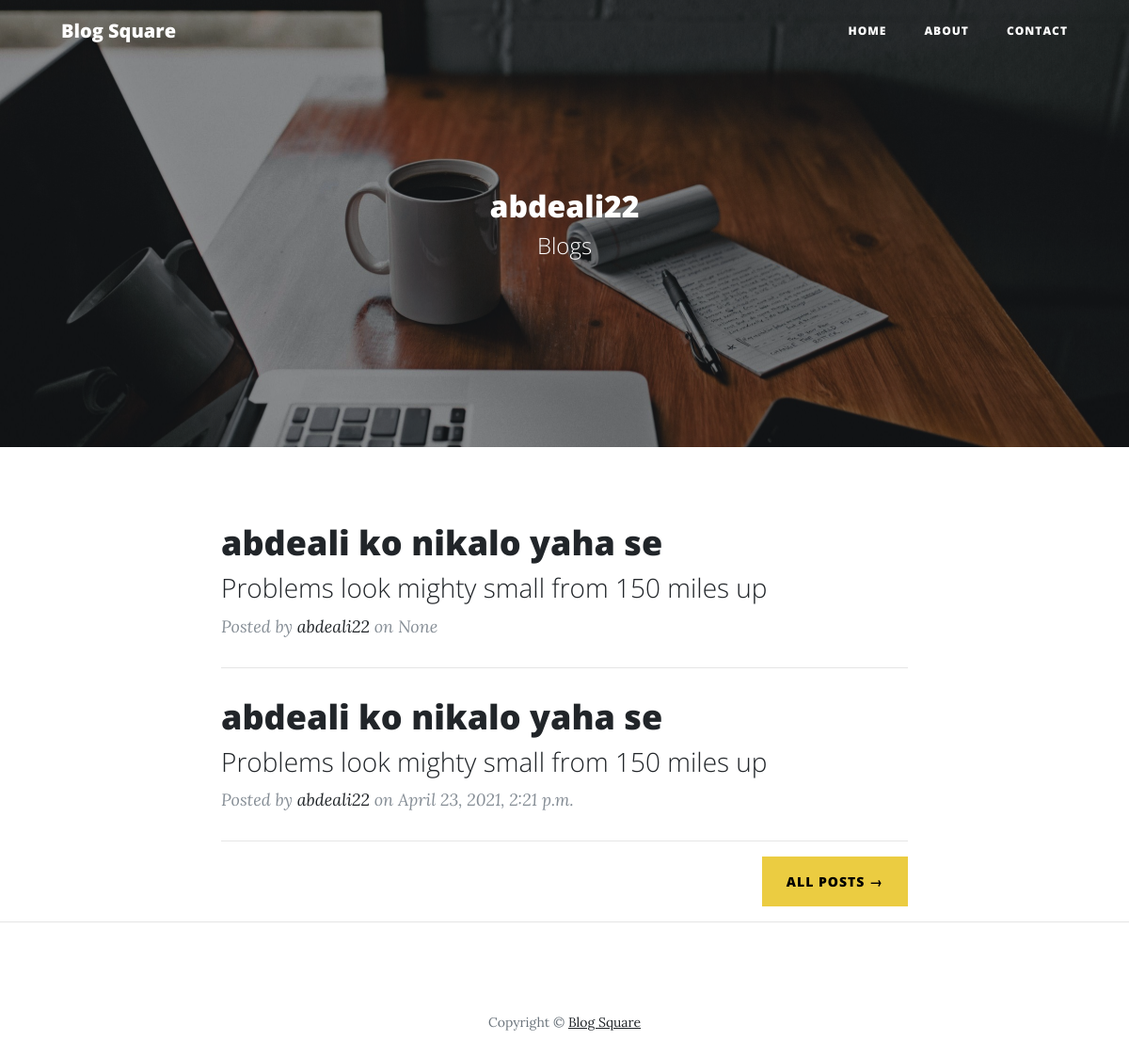
The page /blogapp/userBlogs/0 (signed in) on the database its author committed.
### blogapp/models.py (models this page shows, shortened)
class blog_article(models.Model):
    def upload_thumbnail(self,filename):
        return '/blog_thumbnails/filename'
    blog_id = models.IntegerField(auto_created=True)
    blog_title = models.CharField(max_length=100)
    blog_thumbnail = models.ImageField(upload_to=upload_thumbnail,default="img/blog-2.jpg")
    blog_creation_date = models.DateTimeField(auto_now_add=True)
    blog_category = models.CharField(max_length = 20)
    blog_tags = models.TextField(default="")
    num_of_comments = models.IntegerField(default=0)
    blog_views = models.IntegerField(default=0)
    blog_upvote = models.IntegerField(default=0)
    blog_downvote = models.IntegerField(default=0)
    blog_author = models.ForeignKey(userInfo,null = True,on_delete=models.SET_NULL)
    blog_content = models.TextField()
    @staticmethod
    def get_user_blogs(user):
        return blog_article.objects.filter(blog_author = user)

### blogMain/models.py (models this page shows, shortened)
class userInfo(models.Model):
    username = models.CharField(primary_key=True, max_length=50)
    email = models.EmailField(max_length=254)
    typeOf = models.CharField(max_length=50,default="")
    gender = models.CharField(max_length=50)
    categories = models.CharField(max_length=150)
    pic = models.ImageField(upload_to=user_directory_path1, height_field=None, width_field=None, max_length=None, default="userImages/defaultShow.jpg")
    fb = models.TextField(default="")
    insta = models.TextField(default="")
    city = models.CharField(max_length=50,default="")
    state = models.CharField(max_length=50,default="")
    postal = models.CharField(max_length=50,default="")
    about = models.TextField(default="")
    blogsViewed = models.IntegerField(default=0)
    blogsPublished = models.IntegerField(default=0)
    visitedSite = models.IntegerField(default=0)
    isFirstVisit = models.BooleanField(default=True)
    newUser = models.BooleanField(default=True)
    checkCode = models.CharField(max_length=12)
    date = models.DateTimeField(auto_now=False, auto_now_add=True)

### blogapp/views.py (the view)
# urls.py: path('userBlogs/<int:allposts>', views.userblogs_view, name = "userBlogs"),
def userblogs_view(request,allposts):
    userobj = get_user(request)
    if (len(userobj.username) == 0):
        return redirect("home")
    userobj = userInfo.objects.get(username=userobj.username)
    myblogs = blog_article.get_user_blogs(userobj)
    if allposts == 0 and len(myblogs) > 4:
        myblogs = myblogs[0:4]
    context = {
        "myblogs":myblogs,
        "allposts":allposts,
    }
    return render(request,"myPost.html",context)

### templates/myPost.html (shortened to what this page needs)
{% load static %}
<!DOCTYPE html>
<html lang="en">
<head>
  <link href={% static '/connect/vendor/bootstrap/css/bootstrap.min.css' %} rel="stylesheet">
  <link href={% static 'connect/vendor/fontawesome-free/css/all.min.css' %} rel="stylesheet" type="text/css">
  <link href={% static 'connect/css/clean-blog.min.css' %} rel="stylesheet">
</head>
<body>
  <nav class="navbar navbar-expand-lg navbar-light fixed-top" id="mainNav">
    <div class="container">
      <a class="navbar-brand" href="{%url 'home' %}">Blog Square</a>
      <div class="collapse navbar-collapse" id="navbarResponsive">
        <ul class="navbar-nav ml-auto">
          <li class="nav-item">
            <a class="nav-link" href="{%url 'home' %}">Home</a>
          </li>
          <li class="nav-item">
            <a class="nav-link" href="{%url 'about' %}">About</a>
          </li>
          <li class="nav-item">
            <a class="nav-link" href="{%url 'contact' %}">Contact</a>
          </li>
        </ul>
      </div>
    </div>
  </nav>
  <header class="masthead" style="background-image: url({% static '/img/myBlogs2.jpg' %})">
    <div class="overlay"></div>
    <div class="container">
      <div class="row">
        <div class="col-lg-8 col-md-10 mx-auto">
          <div class="site-heading">
            <h2>{{request.user}}</h2>
            <span class="subheading">Blogs</span>
          </div>
        </div>
      </div>
    </div>
  </header>
  <div class="container">
    <div class="row">
      <div class="col-lg-8 col-md-10 mx-auto">
        {%for blog in myblogs%}
          <div class="post-preview">
            <a href="{%url 'blog' blog.blog_id %}">
              <h2 class="post-title">
                {{blog.blog_title}}
              </h2>
              <h3 class="post-subtitle">
                Problems look mighty small from 150 miles up
              </h3>
            </a>
            <p class="post-meta">Posted by
              <a href="#">{{blog.blog_author.username}}</a>
              on {{blog.blog_creation_date}}</p>
          </div>
          <hr>
        {%endfor%}
        {%if not allposts %}
        <div class="clearfix">
          <a class="btn btn-primary float-right" href="{%url 'userBlogs' 1 %}" style = "color:black;">All Posts &rarr;</a>
        </div>
        {%else%}
        <div class="clearfix">
          <a class="btn btn-primary float-right" href="{%url 'userBlogs' 0 %}" style = "color:black;">Fewer Posts &rarr;</a>
        </div>
        {%endif%}
      </div>
    </div>
  </div>
  <hr>
  <footer>
    <div class="container">
      <div class="row">
        <div class="col-lg-8 col-md-10 mx-auto">
          <p class="copyright text-muted">Copyright &copy; <a href = "{%url 'home' %}">Blog Square</a></p>
        </div>
      </div>
    </div>
  </footer>
</body>
</html>

### rows shown on the page
blog_article: blog_title "abdeali ko nikalo yaha se", blog_author.username "abdeali22", blog_creation_date "None"
blog_article: blog_title "abdeali ko nikalo yaha se", blog_author.username "abdeali22", blog_creation_date "April 23, 2021, 2:21 p.m."

### other values the page prints
{{ request.user }} "abdeali22"
